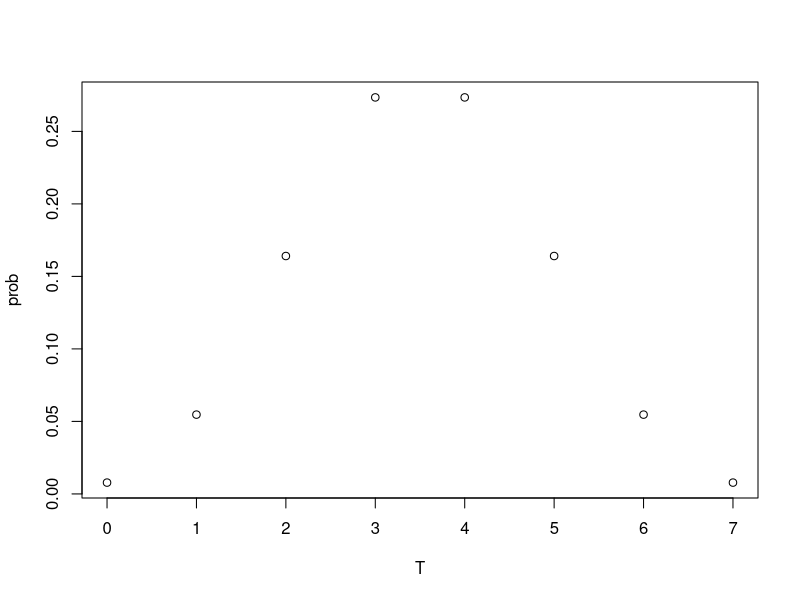

This chart was generated by the following R code:
## ---- chunk 1
knitr::opts_chunk$set(echo = TRUE)
library('knitr')
## ---- chunk 2
# n=7
# the pmf plot
dbinom(0:7,7,0.5)
plot(0:7, dbinom(0:7,7,0.5),ylab = "prob", xlab="T")
# alpha=0.05, one side
qbinom(0.05,7,0.5,lower.tail = F)
## ---- chunk 3
# n=7(sequence)
## ---- chunk 4
# create a dataframe
df1 <- data.frame(
  時点 = c(0,1,2,3,4,'...', 'n', 'n+1'),
  観測状態 = c(1,2,1,1,2,'...', 'i', 'j'),
  確率変数列 = c('X0=1', 'X1=2', 'X2=1', 'X3=1', 'X4=2', '...', 'Xn=i', 'Xn+1=j')
)

kable(df1, caption = 'マルコフ連鎖')
